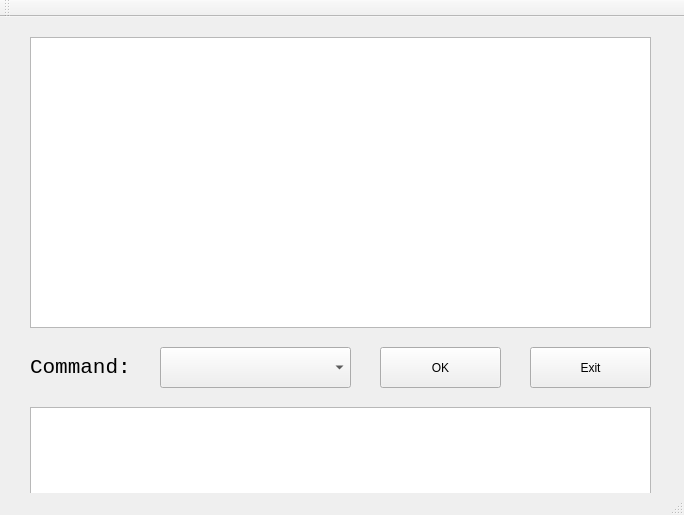
<?xml version="1.0" encoding="UTF-8"?>
<ui version="4.0">
 <class>MainWindow</class>
 <widget class="QMainWindow" name="MainWindow">
  <property name="geometry">
   <rect>
    <x>0</x>
    <y>0</y>
    <width>684</width>
    <height>515</height>
   </rect>
  </property>
  <property name="windowTitle">
   <string>MainWindow</string>
  </property>
  <widget class="QWidget" name="centralWidget">
   <widget class="QTextEdit" name="textEdit">
    <property name="geometry">
     <rect>
      <x>30</x>
      <y>20</y>
      <width>621</width>
      <height>291</height>
     </rect>
    </property>
   </widget>
   <widget class="QComboBox" name="comboBox">
    <property name="geometry">
     <rect>
      <x>160</x>
      <y>330</y>
      <width>191</width>
      <height>41</height>
     </rect>
    </property>
   </widget>
   <widget class="QLabel" name="label">
    <property name="geometry">
     <rect>
      <x>30</x>
      <y>340</y>
      <width>101</width>
      <height>21</height>
     </rect>
    </property>
    <property name="font">
     <font>
      <family>Courier New</family>
      <pointsize>16</pointsize>
     </font>
    </property>
    <property name="text">
     <string>Command:</string>
    </property>
   </widget>
   <widget class="QPushButton" name="pushButton">
    <property name="geometry">
     <rect>
      <x>380</x>
      <y>330</y>
      <width>121</width>
      <height>41</height>
     </rect>
    </property>
    <property name="text">
     <string>OK</string>
    </property>
   </widget>
   <widget class="QPushButton" name="pushButton_2">
    <property name="geometry">
     <rect>
      <x>530</x>
      <y>330</y>
      <width>121</width>
      <height>41</height>
     </rect>
    </property>
    <property name="text">
     <string>Exit</string>
    </property>
   </widget>
   <widget class="QTextEdit" name="textEdit_2">
    <property name="geometry">
     <rect>
      <x>30</x>
      <y>390</y>
      <width>621</width>
      <height>91</height>
     </rect>
    </property>
   </widget>
  </widget>
  <widget class="QMenuBar" name="menuBar">
   <property name="geometry">
    <rect>
     <x>0</x>
     <y>0</y>
     <width>684</width>
     <height>19</height>
    </rect>
   </property>
  </widget>
  <widget class="QToolBar" name="mainToolBar">
   <attribute name="toolBarArea">
    <enum>TopToolBarArea</enum>
   </attribute>
   <attribute name="toolBarBreak">
    <bool>false</bool>
   </attribute>
  </widget>
  <widget class="QStatusBar" name="statusBar"/>
 </widget>
 <layoutdefault spacing="6" margin="11"/>
 <resources/>
 <connections/>
</ui>
